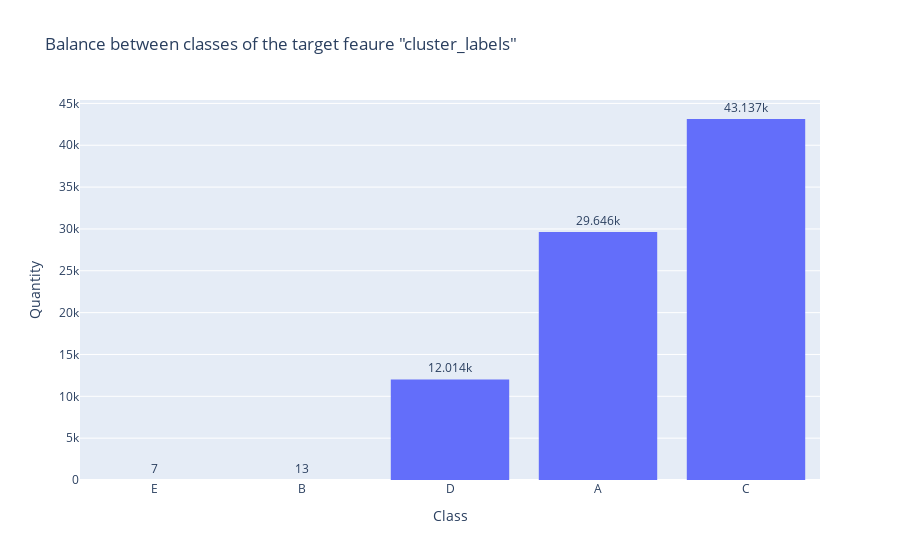

The notebook cell saved with this chart:
### Markdown cell above
Create a histogram to visualize the distribution of categories within the 'cluster_label' column of the dataframe df_4.

### Code cell
fig = px.histogram(
    df_4,
    x=df_4['cluster_label'].value_counts().index,
    y=df_4['cluster_label'].value_counts().values,
    title='Balance between classes of the target feaure "cluster_labels"',
    )

fig.update_traces(texttemplate='%{y}', textposition='outside')
fig.update_xaxes(categoryorder='total ascending')
fig.update_layout(
    xaxis_title='Class',
    yaxis_title='Quantity',
    showlegend=False
)
fig.show()

### Figure 1 — Plotly figure (JSON) as saved in the notebook; plotly's stock layout.template omitted (floating-point values rounded to 4 significant figures)
{"data": [{"alignmentgroup": "True", "bingroup": "x", "histfunc": "sum", "hovertemplate": "x=%{x}<br>sum of y=%{y}<extra></extra>", "legendgroup": "", "marker": {"color": "#636efa", "pattern": {"shape": ""}}, "name": "", "offsetgroup": "", "orientation": "v", "showlegend": false, "textposition": "outside", "texttemplate": "%{y}", "type": "histogram", "x": ["C", "A", "D", "B", "E"], "xaxis": "x", "y": [43137, 29646, 12014, 13, 7], "yaxis": "y"}], "layout": {"barmode": "relative", "legend": {"tracegroupgap": 0}, "showlegend": false, "title": {"text": "Balance between classes of the target feaure \"cluster_labels\""}, "xaxis": {"anchor": "y", "categoryorder": "total ascending", "domain": [0, 1], "title": {"text": "Class"}}, "yaxis": {"anchor": "x", "domain": [0, 1], "title": {"text": "Quantity"}}}}
